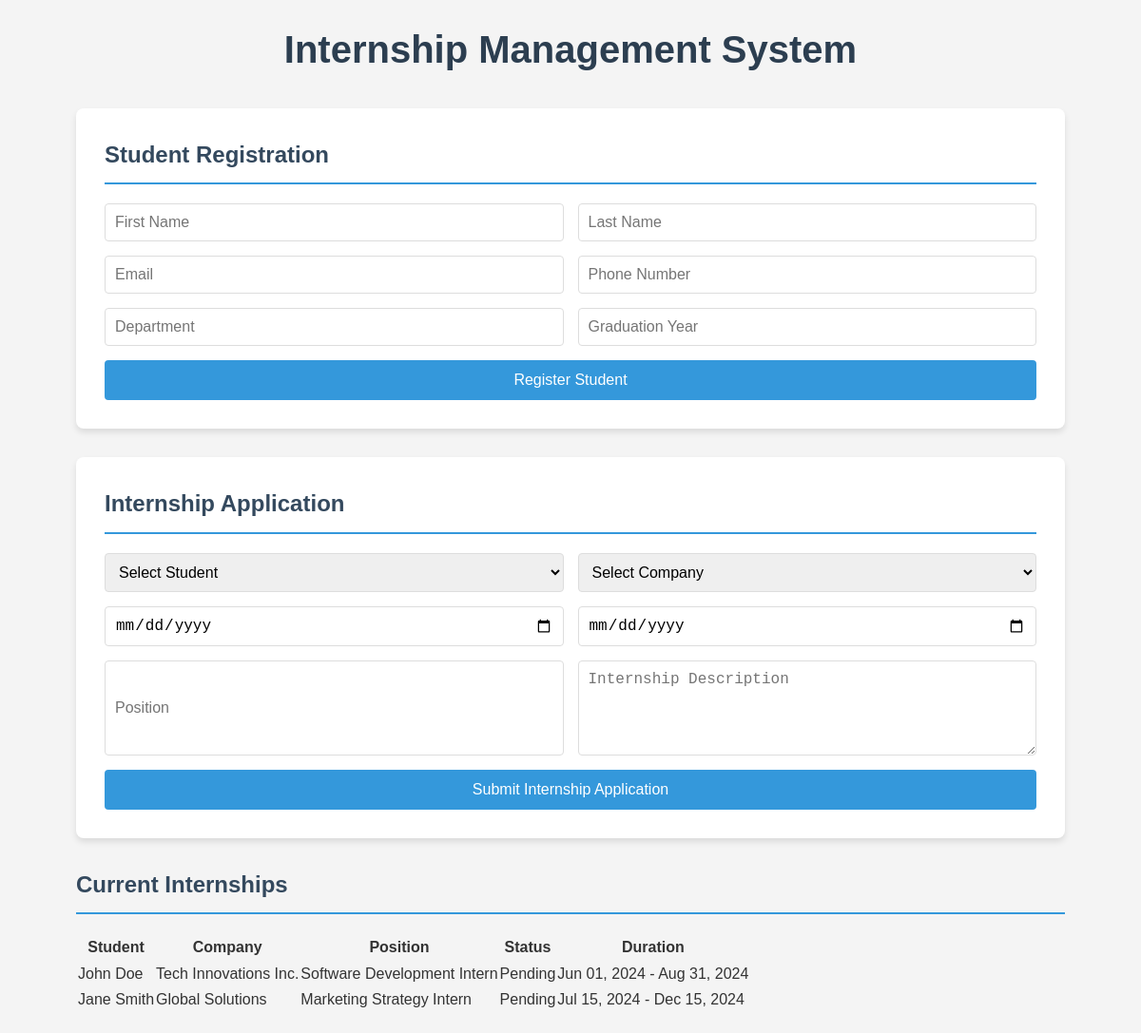
The page / on the database its author committed.
### tables this page shows
CREATE TABLE internships (
    id INT AUTO_INCREMENT PRIMARY KEY,
    student_id INT,
    company_id INT,
    start_date DATE,
    end_date DATE,
    position VARCHAR(100),
    status ENUM('Pending', 'Approved', 'In Progress', 'Completed', 'Cancelled') DEFAULT 'Pending',
    description TEXT,
    FOREIGN KEY (student_id) REFERENCES students(id),
    FOREIGN KEY (company_id) REFERENCES companies(id)
);

CREATE TABLE students (
    id INT AUTO_INCREMENT PRIMARY KEY,
    first_name VARCHAR(50) NOT NULL,
    last_name VARCHAR(50) NOT NULL,
    email VARCHAR(100) UNIQUE NOT NULL,
    phone VARCHAR(20),
    department VARCHAR(100),
    graduation_year INT
);

CREATE TABLE companies (
    id INT AUTO_INCREMENT PRIMARY KEY,
    company_name VARCHAR(100) NOT NULL,
    contact_person VARCHAR(100),
    email VARCHAR(100),
    phone VARCHAR(20),
    address TEXT
);

### db_connection.php (called while the page is built, shortened)
<?php
class Database {
    private $host = 'localhost';
    private $username = 'root';
    private $password = '';
    private $database = 'internship_management';
    public $connection;
    public function __construct() {
        $this->connection = new mysqli($this->host, $this->username, $this->password, $this->database);
    }
    public function prepare($sql) {
        return $this->connection->prepare($sql);
    }
}

### index.php (the view, shortened to what this page needs)
<?php
require_once 'db_connection.php';
$db = new Database();
$internships_query = $db->prepare("
    SELECT i.id, s.first_name, s.last_name, c.company_name, i.position, i.status, i.start_date, i.end_date
    FROM internships i
    JOIN students s ON i.student_id = s.id
    JOIN companies c ON i.company_id = c.id
");
$internships_query->execute();
$internships_result = $internships_query->get_result();
?>
<!DOCTYPE html>
<html lang="en">
<head>
    <link rel="stylesheet" href="styles.css">
</head>
<body>
    <div class="container">
        <h1>Internship Management System</h1>
        <section class="registration-section">
            <h2>Student Registration</h2>
            <form method="POST" action="">
                <div class="form-group">
                    <input type="text" name="first_name" placeholder="First Name" required>
                    <input type="text" name="last_name" placeholder="Last Name" required>
                </div>
                <div class="form-group">
                    <input type="email" name="email" placeholder="Email" required>
                    <input type="tel" name="phone" placeholder="Phone Number">
                </div>
                <div class="form-group">
                    <input type="text" name="department" placeholder="Department" required>
                    <input type="number" name="graduation_year" placeholder="Graduation Year" required>
                </div>
                <button type="submit" name="register_student">Register Student</button>
            </form>
        </section>
        <section class="internship-section">
            <h2>Internship Application</h2>
            <form method="POST" action="">
                <div class="form-group">
                    <select name="student_id" required>
                        <option value="">Select Student</option>
                    </select>
                    <select name="company_id" required>
                        <option value="">Select Company</option>
                    </select>
                </div>
                <div class="form-group">
                    <input type="date" name="start_date" placeholder="Start Date" required>
                    <input type="date" name="end_date" placeholder="End Date" required>
                </div>
                <div class="form-group">
                    <input type="text" name="position" placeholder="Position" required>
                    <textarea name="description" placeholder="Internship Description" required></textarea>
                </div>
                <button type="submit" name="apply_internship">Submit Internship Application</button>
            </form>
        </section>
        <section class="internships-list">
            <h2>Current Internships</h2>
            <table>
                <thead>
                    <tr>
                        <th>Student</th>
                        <th>Company</th>
                        <th>Position</th>
                        <th>Status</th>
                        <th>Duration</th>
                    </tr>
                </thead>
                <tbody>
                    <?php while($internship = $internships_result->fetch_assoc()): ?>
                        <tr>
                            <td><?php echo $internship['first_name'] . ' ' . $internship['last_name']; ?></td>
                            <td><?php echo $internship['company_name']; ?></td>
                            <td><?php echo $internship['position']; ?></td>
                            <td><?php echo $internship['status']; ?></td>
                            <td><?php echo date('M d, Y', strtotime($internship['start_date'])) . ' - ' . date('M d, Y', strtotime($internship['end_date'])); ?></td>
                        </tr>
                    <?php endwhile; ?>
                </tbody>
            </table>
        </section>
    </div>
</body>
</html>

### styles.css (style rules this page uses)
* { margin: 0; padding: 0; box-sizing: border-box; }
body { font-family: Arial, sans-serif; line-height: 1.6; background-color: #f4f4f4; color: #333; }
.container { width: 90%; max-width: 1200px; margin: 0 auto; padding: 20px; }
h1 { text-align: center; color: #2c3e50; margin-bottom: 30px; font-size: 2.5em; }
h2 { color: #34495e; border-bottom: 2px solid #3498db; padding-bottom: 10px; margin-bottom: 20px; }
.registration-section, .internship-section { background-color: white; padding: 30px; border-radius: 8px; box-shadow: 0 4px 6px rgba(0, 0, 0, 0.1); margin-bottom: 30px; }
.form-group { display: flex; gap: 15px; margin-bottom: 15px; }
.form-group input, .form-group select, .form-group textarea { flex: 1; padding: 10px; border: 1px solid #ddd; border-radius: 4px; font-size: 16px; }
.form-group textarea { min-height: 100px; }
button { width: 100%; padding: 12px; background-color: #3498db; color: white; border: none; border-radius: 4px; cursor: pointer; font-size: 16px; transition: background-color 0.3s ease; }

### rows shown on the page
internships: student.first_name "John", student.last_name "Doe", company.company_name "Tech Innovations Inc.", position "Software Development Intern", status "Pending", start_date "Jun 01, 2024", end_date "Aug 31, 2024"
internships: student.first_name "Jane", student.last_name "Smith", company.company_name "Global Solutions", position "Marketing Strategy Intern", status "Pending", start_date "Jul 15, 2024", end_date "Dec 15, 2024"
